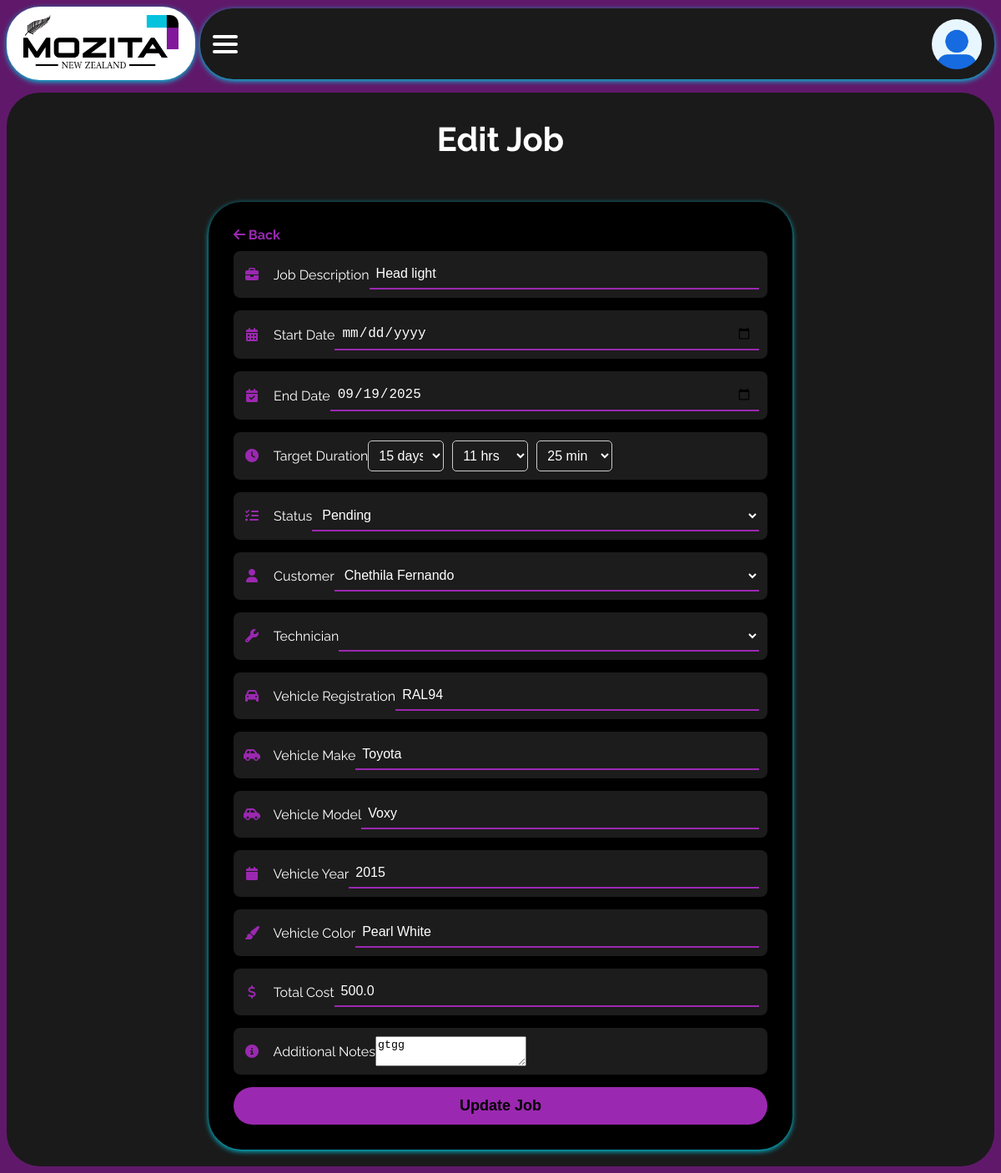
Page /edit_job/1 (signed in) on the committed database.
### app/models.py (models this page shows, shortened)
class Job(db.Model):
    __tablename__ = 'job'
    id = db.Column(db.Integer, primary_key=True)
    job_description = db.Column(db.String(255), nullable=False)
    status = db.Column(db.String(50), default='Pending')
    technician_id = db.Column(db.Integer, db.ForeignKey('technicians.id'),
                              nullable=True)
    technician = db.relationship('Technician', back_populates='jobs')
    customer_id = db.Column(db.Integer, db.ForeignKey('customer.id'))
    customer = db.relationship('Customer', back_populates='jobs')
    start_time = db.Column(db.DateTime)
    end_time = db.Column(db.DateTime)
    target_duration = db.Column(db.Integer, default=0)  # minutes
    total_work_duration = db.Column(db.Integer, default=0)  # minutes
    vehicle_registration = db.Column(db.String(50))
    vehicle_make = db.Column(db.String(50))
    vehicle_model = db.Column(db.String(50))
    vehicle_year = db.Column(db.Integer)
    vehicle_color = db.Column(db.String(50))
    total_cost = db.Column(db.Float, default=0.0)
    notes = db.Column(db.Text)
    date_created = db.Column(db.DateTime, default=datetime.utcnow)
    pause_logs = db.relationship('PauseLog', backref='job', lazy=True)

class Customer(db.Model):
    __tablename__ = 'customer'
    id = db.Column(db.Integer, primary_key=True)
    full_name = db.Column(db.String(150), nullable=False)
    phone = db.Column(db.String(50))
    email = db.Column(db.String(150))
    jobs = db.relationship('Job', back_populates='customer')

### app/routes.py (the view, shortened to what this page needs)
@main.route('/edit_job/<int:id>', methods=['GET', 'POST'])
@login_required
def edit_job(id):
    if current_user.role == 'reception':
        flash("Access denied. Reception users can only access dashboard.",
              "error")
        return redirect(url_for('main.shift_dashboard'))
    job = Job.query.get_or_404(id)
    customers = Customer.query.all()
    technicians = Technician.query.all()
    total_minutes = job.target_duration or 0
    target_days = total_minutes // (24*60)
    target_hours = (total_minutes % (24*60)) // 60
    target_minutes = total_minutes % 60
    return render_template(
        'edit_job.html',
        job=job,
        customers=customers,
        technicians=technicians,
        target_days=target_days,
        target_hours=target_hours,
        target_minutes=target_minutes
    )

### app/models.py (called while the page is built)
@login_manager.user_loader
def load_user(user_id):
    return User.query.get(int(user_id))

### app/templates/edit_job.html (shortened to what this page needs)
{% extends "layout.html" %}
{% block extra_css %}
<link rel="stylesheet" href="https://cdnjs.cloudflare.com/ajax/libs/font-awesome/6.4.0/css/all.min.css">
<link rel="stylesheet" href="{{ url_for('static', filename='css/job_actions.css') }}">
{% endblock %}
{% block content %}
<h2>Edit Job</h2>
<div class="body-content">
  <div class="job-form-container">
    <a href="{{ url_for('main.jobs') }}" class="back-button">
      <i class="fas fa-arrow-left"></i> Back
    </a>
    <form method="POST">
      <div class="input-group">
        <label for="description"><i class="fas fa-briefcase"></i> Job Description</label>
        <input type="text" id="description" name="description" required
               value="{{ request.form.get('description', job.job_description) }}">
      </div>
      <div class="input-group">
        <label for="start_date"><i class="fas fa-calendar-alt"></i> Start Date</label>
        <input type="date" id="start_date" name="start_date"
               value="{{ request.form.get('start_date', job.start_time.strftime('%Y-%m-%d') if job.start_time else '') }}">
      </div>
      <div class="input-group">
        <label for="end_date"><i class="fas fa-calendar-check"></i> End Date</label>
        <input type="date" id="end_date" name="end_date"
               value="{{ request.form.get('end_date', job.end_time.strftime('%Y-%m-%d') if job.end_time else '') }}">
      </div>
      <div class="input-group">
        <label><i class="fas fa-clock"></i> Target Duration</label>
        <div class="duration-selects">
          <select name="target_days">
            {% for d in range(0, 365) %}
            <option value="{{ d }}" {% if request.form.get('target_days')|int==d or (not request.form.get('target_days') and target_days==d) %}selected{% endif %}>
              {{ d }} day{% if d != 1 %}s{% endif %}
            </option>
            {% endfor %}
          </select>
          <select name="target_hours">
            {% for h in range(0, 24) %}
            <option value="{{ h }}" {% if request.form.get('target_hours')|int==h or (not request.form.get('target_hours') and target_hours==h) %}selected{% endif %}>
              {{ h }} hr{% if h != 1 %}s{% endif %}
            </option>
            {% endfor %}
          </select>
          <select name="target_minutes">
            {% for m in [0,5,10,15,20,25,30,35,40,45,50,55,60] %}
            <option value="{{ m }}" {% if request.form.get('target_minutes')|int==m or (not request.form.get('target_minutes') and target_minutes==m) %}selected{% endif %}>
              {{ m }} min
            </option>
            {% endfor %}
          </select>
        </div>
      </div>
      <div class="input-group">
        <label for="status"><i class="fas fa-tasks"></i> Status</label>
        <select id="status" name="status">
          <option value="Pending" {% if request.form.get('status', job.status)=='Pending' %}selected{% endif %}>Pending</option>
        </select>
      </div>
      <div class="input-group">
        <label for="customer_id"><i class="fas fa-user"></i> Customer</label>
        <select id="customer_id" name="customer_id" required>
          {% for customer in customers %}
          <option value="{{ customer.id }}" {% if request.form.get('customer_id')|int==customer.id or (not request.form.get('customer_id') and customer.id==job.customer_id) %}selected{% endif %}>
            {{ customer.full_name }}
          </option>
          {% endfor %}
        </select>
      </div>
      <div class="input-group">
        <label for="technician_id"><i class="fas fa-wrench"></i> Technician</label>
        <select id="technician_id" name="technician_id" required>
          {% for tech in technicians %}
          <option value="{{ tech.id }}" {% if request.form.get('technician_id')|int==tech.id or (not request.form.get('technician_id') and tech.id==job.assigned_technician_id) %}selected{% endif %}>
          </option>
          {% endfor %}
        </select>
      </div>
      <div class="input-group">
        <label for="vehicle_registration"><i class="fas fa-car"></i> Vehicle Registration</label>
        <input type="text" id="vehicle_registration" name="vehicle_registration" required
               value="{{ request.form.get('vehicle_registration', job.vehicle_registration) }}">
      </div>
      <div class="input-group">
        <label for="vehicle_make"><i class="fas fa-car-side"></i> Vehicle Make</label>
        <input type="text" id="vehicle_make" name="vehicle_make" value="{{ request.form.get('vehicle_make', job.vehicle_make) }}">
      </div>
      <div class="input-group">
        <label for="vehicle_model"><i class="fas fa-car-side"></i> Vehicle Model</label>
        <input type="text" id="vehicle_model" name="vehicle_model" value="{{ request.form.get('vehicle_model', job.vehicle_model) }}">
      </div>
      <div class="input-group">
        <label for="vehicle_year"><i class="fas fa-calendar"></i> Vehicle Year</label>
        <input type="number" id="vehicle_year" name="vehicle_year" value="{{ request.form.get('vehicle_year', job.vehicle_year) }}">
      </div>
      <div class="input-group">
        <label for="vehicle_color"><i class="fas fa-paint-brush"></i> Vehicle Color</label>
        <input type="text" id="vehicle_color" name="vehicle_color" value="{{ request.form.get('vehicle_color', job.vehicle_color) }}">
      </div>
      <div class="input-group">
        <label for="total_cost"><i class="fas fa-dollar-sign"></i> Total Cost</label>
        <input type="number" id="total_cost" name="total_cost" step="0.01" value="{{ request.form.get('total_cost', job.total_cost) }}">
      </div>
      <div class="input-group">
        <label for="notes"><i class="fas fa-info-circle"></i> Additional Notes</label>
        <textarea id="notes" name="notes">{{ request.form.get('notes', job.notes) }}</textarea>
      </div>
      <button type="submit" class="submit-button">Update Job</button>
    </form>
  </div>
</div>
{% endblock %}

### app/static/css/main.css (style rules this page uses)
body { font-family: 'Raleway', sans-serif; background-color: #60196a; color: white; margin: 0; padding: 0; }

### app/static/css/job_actions.css (style rules this page uses)
.body-content { display: flex; justify-content: center; align-items: center; }
.job-form-container { display: flex; flex-direction: column; width: 100%; max-width: 700px; padding: 30px; margin: 20px auto; background-color: #000; box-shadow: 0 2px 6px #00C8DF; border-radius: 40px; box-sizing: border-box; }
h2 { text-align: center; margin-top: 0; margin-bottom: 0; padding: 2rem; font-size: 2.5rem; color: #fff; }
@media (max-width: 1380px) { h2 { text-align: center; margin-bottom: 0px; margin-left: 0px; color: rgb(255, 255, 255); } }
.input-group { display: flex; align-items: center; background-color: #1c1c1c; margin-bottom: 15px; border-radius: 8px; padding: 10px; box-sizing: border-box; }
.input-group i { color: #9b28b1; margin-right: 10px; flex-shrink: 0; width: 24px; text-align: center; }
.input-group input, .input-group select { background: transparent; border: none; border-bottom: 2px solid #9b28b1; color: #fff; flex: 1; padding: 8px; font-size: 16px; min-width: 0; }
.input-group input, .input-group select { width: 100%; box-sizing: border-box; }
.input-group select option { background-color: #1c1c1c; color: #fff; }
.duration-selects { display: flex; gap: 10px; }
.duration-selects select { padding: 8px; border-radius: 5px; border: 1px solid #ccc; }
.submit-button { width: 100%; padding: 12px; background-color: #9b28b1; color: #000; border: none; border-radius: 40px; cursor: pointer; font-weight: bold; font-size: 18px; transition: background-color 0.3s ease; }
.back-button { color: #9b28b1; text-decoration: none; font-weight: bold; display: inline-block; margin-bottom: 10px; }

### rows in the picture
Job: description "Head light", end_date "09/19/2025", customer_id "Chethila Fernando", vehicle_registration "RAL94", vehicle_make "Toyota", vehicle_model "Voxy", vehicle_year "2015", vehicle_color "Pearl White", total_cost "500.0", notes "gtgg"

### other values in the picture
form field target_days "15 days"
form field target_hours "11 hrs"
form field target_minutes "25 min"
